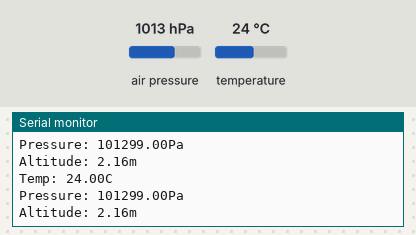
Recording of a sketch running on a simulated Arduino Uno, built with avr-gcc and run on an emulated ATmega328P. Shown: the last lines printed to the serial monitor. Wiring (inferred from the names in the program): BMP280 pressure sensor at I2C address 0x77. The inputs (shaded band) are chosen by the test bench; at power-on: air pressure 1013 hPa, temperature 24 °C.

Above: at 1.3 s.
1.4 s: air pressure set to 952 hPa
At 2.7 s:
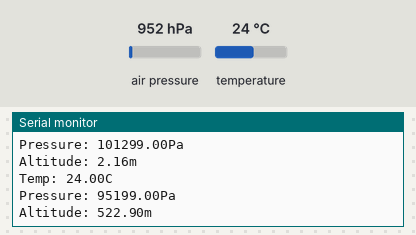
2.9 s: temperature set to 12 °C
At 3.9 s:
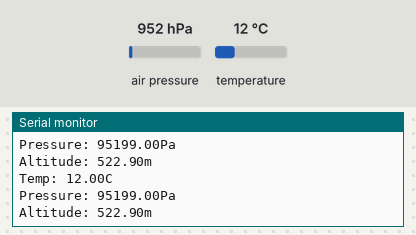
4.4 s: air pressure set to 975 hPa
At 5.8 s:
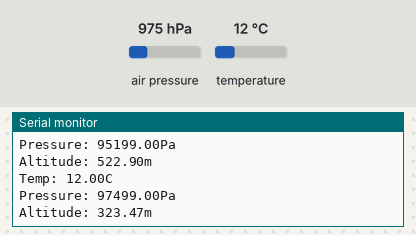
Timing chart, 0 to 7.4 s (numbered marks = the images above; inputs shaded):
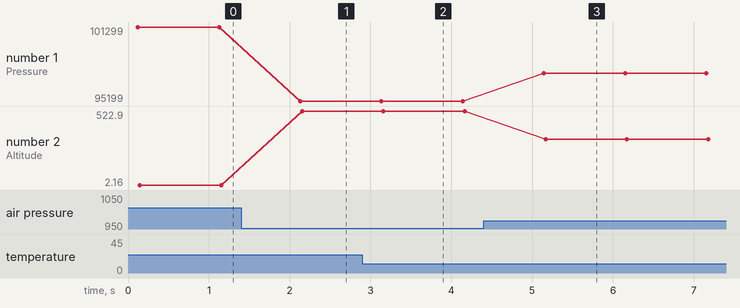

Measured:
- after the input at 1.4 s, the serial monitor: prints a new line after 0.73 s (image 1)
- after the input at 2.9 s, the serial monitor: prints a new line after 0.22 s (image 2)
- after the input at 4.4 s, the serial monitor: prints a new line after 0.75 s (image 3)
- plotted number 1: 101299 → 95199 after the input at 1.4 s, 95199 → 97499 after the input at 4.4 s
- plotted number 2: 2.16 → 522.9 after the input at 1.4 s, 522.9 → 323.47 after the input at 4.4 s

The sketch:

Barometer.ino
```cpp
// (licence header left out)
#include "Seeed_BMP280.h"
#include <Wire.h>

BMP280 bmp280;

void setup()
{
  Serial.begin(9600);
  if(!bmp280.init()){
    Serial.println("Device error!");
  }
}

void loop()
{
  float pressure;

  //get and print temperatures
  Serial.print("Temp: ");
  Serial.print(bmp280.getTemperature());
  Serial.println("C"); // The unit for  Celsius because original arduino don't support speical symbols

  //get and print atmospheric pressure data
  Serial.print("Pressure: ");
  Serial.print(pressure = bmp280.getPressure());
  Serial.println("Pa");

  //get and print altitude data
  Serial.print("Altitude: ");
  Serial.print(bmp280.calcAltitude(pressure));
  Serial.println("m");

  Serial.println("\n");//add a line between output of different times.

  delay(1000);
}
```
